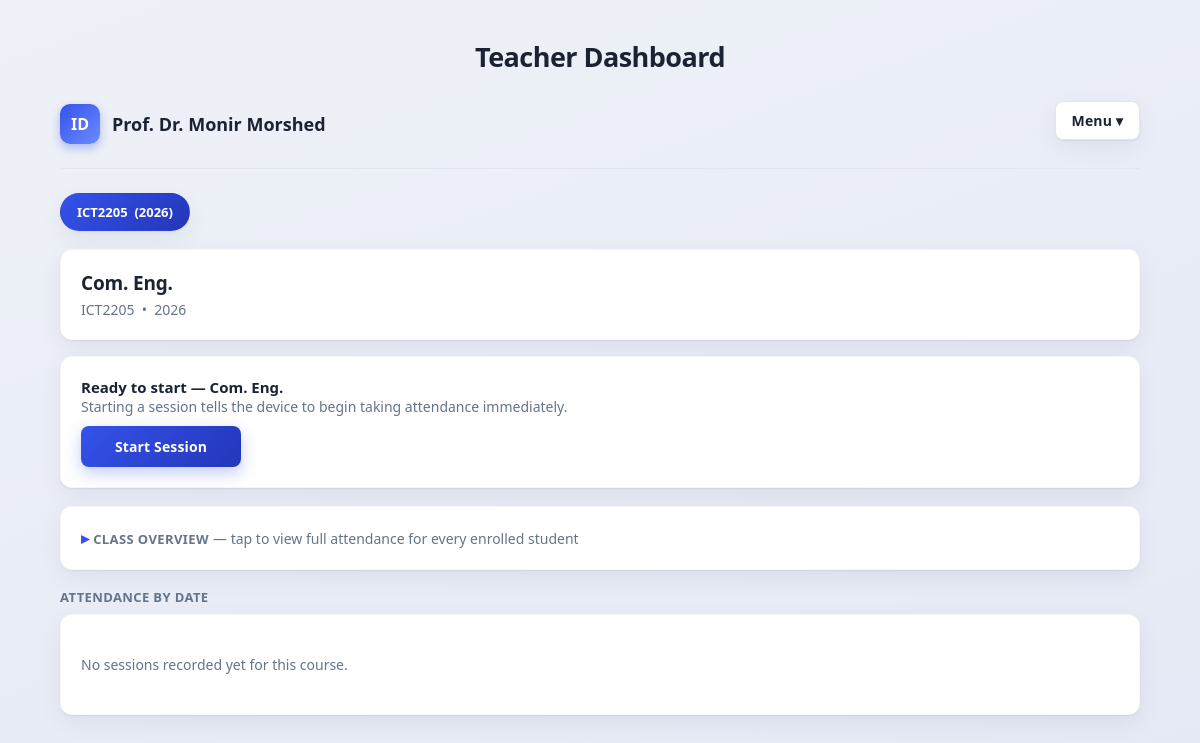
The app's page /teacher/dashboard (signed in) with its own data.
### tables this page shows
CREATE TABLE "CourseOfferings"(
        offering_id INTEGER PRIMARY KEY AUTOINCREMENT,
        course_code TEXT NOT NULL,
        academic_year INTEGER NOT NULL,
        assigned_teacher_id TEXT, archived INTEGER NOT NULL DEFAULT 0,
        FOREIGN KEY(course_code) REFERENCES Courses(course_code),
        FOREIGN KEY(assigned_teacher_id) REFERENCES Teachers(teacher_id),
        UNIQUE(course_code, academic_year)
    );

CREATE TABLE Courses(

course_code TEXT PRIMARY KEY,

course_name TEXT,

semester INTEGER

, credits INTEGER NOT NULL DEFAULT 0, credit REAL);

### ui.py (the view, shortened to what this page needs)
@ui_bp.route("/teacher/dashboard")
@login_required(role="teacher")
def teacher_dashboard():
    teacher_id = session.get("teacher_id")
    selected_offering_id = request.args.get("offering_id", "").strip()
    conn = get_connection()
    cur = conn.cursor()
    cur.execute(
        """
        SELECT
            CourseOfferings.offering_id,
            CourseOfferings.course_code,
            Courses.course_name,
            Courses.credit,
            CourseOfferings.academic_year
        FROM CourseOfferings
        JOIN Courses ON CourseOfferings.course_code = Courses.course_code
        WHERE CourseOfferings.assigned_teacher_id = ?
          AND CourseOfferings.offering_id NOT IN (SELECT offering_id FROM ArchivedOfferings)
        ORDER BY CourseOfferings.academic_year DESC, CourseOfferings.offering_id DESC
        """,
        (teacher_id,),
    )
    offerings = cur.fetchall()
    cur.execute(
        """
        SELECT
            CourseOfferings.offering_id,
            CourseOfferings.course_code,
            Courses.course_name,
            CourseOfferings.academic_year,
            ArchivedOfferings.archived_at
        FROM ArchivedOfferings
        JOIN CourseOfferings ON CourseOfferings.offering_id = ArchivedOfferings.offering_id
        JOIN Courses ON Courses.course_code = CourseOfferings.course_code
        WHERE CourseOfferings.assigned_teacher_id = ?
        ORDER BY ArchivedOfferings.archived_at DESC
        """,
        (teacher_id,),
    )
    archived_offerings = cur.fetchall()
    offering_ids = [str(row["offering_id"]) for row in offerings]
    if selected_offering_id not in offering_ids and offering_ids:
        selected_offering_id = offering_ids[0]
    elif not offering_ids:
        selected_offering_id = ""
    selected_offering = next(
        (o for o in offerings if str(o["offering_id"]) == selected_offering_id), None
    )
    sessions_data = []
    roster = []
    if selected_offering_id in offering_ids:
        cur.execute(
            """
            SELECT session_id, date, start_time, end_time, status
            FROM Sessions
            WHERE offering_id = ?
            ORDER BY date DESC, start_time DESC
            """,
            (selected_offering_id,),
        )
        sessions = cur.fetchall()
        cur.execute(
            """
            SELECT
                Students.student_id,
                Students.name,
                Sessions.session_id,
                COALESCE(Attendance.status, 'Absent') AS status
            FROM Enrollments
            JOIN Students ON Students.student_id = Enrollments.student_id
            LEFT JOIN Sessions ON Sessions.offering_id = Enrollments.offering_id
            LEFT JOIN Attendance
                ON Attendance.student_id = Enrollments.student_id
                AND Attendance.session_id = Sessions.session_id
            WHERE Enrollments.offering_id = ?
              AND Enrollments.status = 'Active'
            ORDER BY Students.name
            """,
            (selected_offering_id,),
        )
        roster_rows = cur.fetchall()
        roster_by_student = {}
        for row in roster_rows:
            key = row["student_id"]
            entry = roster_by_student.setdefault(
                key,
                {
                    "student_id": row["student_id"],
                    "name": row["name"],
                    "present": 0,
                    "absent": 0,
                    "total": 0,
                },
            )
            if row["session_id"] is None:
                continue
            entry["total"] += 1
            if row["status"] == "Present":
                entry["present"] += 1
            else:
                entry["absent"] += 1
        for entry in roster_by_student.values():
            if entry["total"] == 0:
                entry["percentage"] = None
                entry["level"] = "none"
            roster.append(entry)
        roster.sort(key=lambda e: e["name"])
    cur.execute(
        """
        SELECT
            Sessions.session_id,
            Sessions.offering_id,
            CourseOfferings.course_code
        FROM Sessions
        JOIN CourseOfferings ON CourseOfferings.offering_id = Sessions.offering_id
        WHERE Sessions.status = 'Open'
        ORDER BY Sessions.session_id DESC
        LIMIT 1
        """
    )
    global_open = cur.fetchone()
    conn.close()
    open_session_here = bool(
        global_open and str(global_open["offering_id"]) == str(selected_offering_id)
    )
    open_elsewhere_course_code = None
    if global_open and not open_session_here:
        open_elsewhere_course_code = global_open["course_code"]
    return render_template(
        "teacher_dashboard.html",
        teacher_name=session.get("teacher_name"),
        offerings=offerings,
        archived_offerings=archived_offerings,
        selected_offering_id=selected_offering_id,
        selected_offering=selected_offering,
        sessions_data=sessions_data,
        roster=roster,
        open_session_here=open_session_here,
        open_elsewhere_course_code=open_elsewhere_course_code,
    )

### templates/teacher_dashboard.html (shortened to what this page needs)
<!doctype html>
<html lang="en">
<head>
  <link rel="stylesheet" href="{{ url_for('static', filename='styles.css') }}" />
</head>
<body>
  <div class="container">
    <h1 class="page-title">Teacher Dashboard</h1>
    <div class="top">
      <div class="brand">
        <div class="brand-mark">ID</div>
        <p class="teacher-name">{{ teacher_name }}</p>
      </div>
      <div class="menu-wrap">
        <button type="button" class="logout-btn" onclick="toggleMenu()">Menu ▾</button>
      </div>
    </div>
    {% if offerings %}
    <div class="tab-bar">
      {% for offering in offerings %}
        <a class="tab-link {% if selected_offering_id == offering['offering_id']|string %}active{% endif %}"
           href="{{ url_for('ui.teacher_dashboard', offering_id=offering['offering_id']) }}">
          {{ offering['course_code'] }} &nbsp;({{ offering['academic_year'] }})
        </a>
      {% endfor %}
    </div>
    <div class="card course-header-card">
      <p class="course-header-title">{{ selected_offering['course_name'] }}</p>
      <p class="hint" style="margin:0;">
        {{ selected_offering['course_code'] }} &nbsp;•&nbsp; {{ selected_offering['academic_year'] }}
      </p>
    </div>
    <div class="card session-control">
      {% if open_session_here %}
        <div class="session-control-row">
          <span class="live-dot"></span>
          <div>
            <p class="session-control-title">Session is live on the device</p>
            <p class="hint" style="margin:0;">The ESP32 is currently accepting scans for this course.</p>
          </div>
        </div>
        <div class="session-control-actions">
          <form method="post" action="{{ url_for('ui.stop_session_remote') }}">
            <input type="hidden" name="offering_id" value="{{ selected_offering_id }}" />
            <button type="submit" class="btn-danger">End Session</button>
          </form>
          <form method="post" action="{{ url_for('ui.cancel_session_remote') }}"
                onsubmit="return confirm('Cancel this session? All scans taken during it will be permanently deleted and it will NOT count as a held class.');">
            <input type="hidden" name="offering_id" value="{{ selected_offering_id }}" />
            <button type="submit" class="btn-ghost-danger">Cancel Session</button>
          </form>
        </div>
        <p class="hint" style="margin:10px 0 0;">
          <strong>End</strong> closes the session and keeps it in attendance records. <strong>Cancel</strong> discards it completely — no readings, no record.
        </p>
      {% elif open_elsewhere_course_code %}
        <p class="session-control-title">Device busy</p>
        <p class="hint" style="margin:0 0 10px;">
          A session is currently running for {{ open_elsewhere_course_code }}. End that one before starting this course.
        </p>
        <button type="button" disabled>Start Session</button>
      {% else %}
        <p class="session-control-title">Ready to start — <strong>{{ selected_offering['course_name'] }}</strong></p>
        <p class="hint" style="margin:0 0 10px;">Starting a session tells the device to begin taking attendance immediately.</p>
        <form method="post" action="{{ url_for('ui.start_session_remote') }}">
          <button type="submit">Start Session</button>
        </form>
      {% endif %}
    </div>
    <div class="card" style="margin-bottom:18px;">
      <details class="overview-toggle">
        <summary>
          <span class="section-title" style="margin:0; display:inline;">Class Overview</span>
          <span class="hint">— tap to view full attendance for every enrolled student</span>
        </summary>
      </details>
    </div>
    <div class="section-title">Attendance by Date</div>
    {% if sessions_data %}
      {% for s in sessions_data %}
      <div class="card session-card">
        <div class="session-head">
          <div>
            <p class="session-date">{{ s.date }}</p>
            <p class="session-time">{{ s.start_time }} – {{ s.end_time }} &nbsp;•&nbsp; Session {{ s.session_id }} &nbsp;•&nbsp; {{ s.status }}</p>
          </div>
          <div style="display:flex; gap:8px;">
            <span class="count-pill count-present">{{ s.present_count }} Present</span>
            <span class="count-pill count-absent">{{ s.absent_count }} Absent</span>
          </div>
        </div>
        <details class="session-list">
          <summary></summary>
          <div class="grid grid-2" style="margin-top:12px;">
            <div>
              <p class="section-title" style="margin-top:0;">Present ({{ s.present_count }})</p>
              {% if s.present_students %}
              <table>
                <thead>
                  <tr><th>ID</th><th>Name</th><th>Scan Time</th></tr>
                </thead>
                <tbody>
                  {% for student in s.present_students %}
                  <tr>
                    <td>{{ student.student_id }}</td>
                    <td>{{ student.name }}</td>
                    <td>{{ student.scan_time }}</td>
                  </tr>
                  {% endfor %}
                </tbody>
              </table>
              {% else %}
              <p class="empty-note">No students present.</p>
              {% endif %}
            </div>
            <div>
              <p class="section-title" style="margin-top:0;">Absent ({{ s.absent_count }})</p>
              {% if s.absent_students %}
              <table>
                <thead>
                  <tr><th>ID</th><th>Name</th></tr>
                </thead>
                <tbody>
                  {% for student in s.absent_students %}
                  <tr>
                    <td>{{ student.student_id }}</td>
                    <td>{{ student.name }}</td>
                  </tr>
                  {% endfor %}
                </tbody>
              </table>
              {% if s.status == 'Closed' %}
              <form method="post" action="{{ url_for('ui.notify_absentees', session_id=s.session_id) }}" style="margin-top:10px;">
                <button type="submit" class="btn-ghost-danger" style="width:auto; min-width:0; padding:6px 12px; font-size:12px;">Resend Absence Emails</button>
              </form>
              <p class="hint" style="margin:6px 0 0;">Absence emails are sent automatically when a session ends. Use this only to resend.</p>
              {% endif %}
              {% else %}
              <p class="empty-note">No students absent.</p>
              {% endif %}
            </div>
          </div>
        </details>
      </div>
      {% endfor %}
    {% else %}
      <div class="card">
        <p class="empty-note">No sessions recorded yet for this course.</p>
      </div>
    {% endif %}
    {% else %}
    <div class="card">
      <p class="empty-note">No course offerings are assigned to you yet.</p>
    </div>
    {% endif %}
  </div>
</body>
</html>

### records on screen
CourseOfferings: course_code "ICT2205", academic_year "2026"
Courses: course_name "Com. Eng."

### other values on screen
{{ teacher_name }} "Prof. Dr. Monir Morshed"
